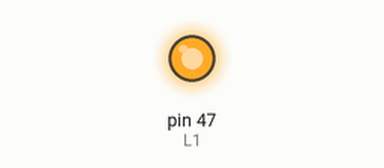
Recording of a sketch running on a simulated Arduino Mega 2560, built with avr-gcc and run on an emulated ATmega2560. On the bench: output pins drawn as LEDs (lit = HIGH).

Above: at 0.5 s.
At 5.0 s:
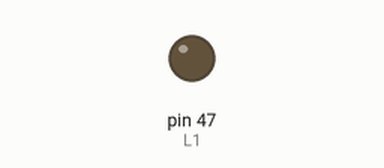
Timing chart, 0 to 6.9 s (numbered marks = the images above):
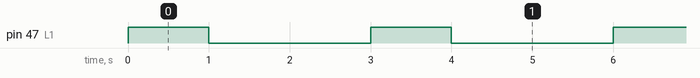

Measured:
- by itself, pin 47 (L1): alternates HIGH for 1.0 s and LOW for 2.0 s

The sketch:

led_test.ino
```cpp
const int L1 = 47; // broche 2 du micro-contrôleur se nomme maintenant : L1
void setup() //fonction d'initialisation de la carte
{
//contenu de l'initialisation
pinMode(L1, OUTPUT); //L1 est une broche de sortie
}
void loop() //fonction principale, elle se répète (s’exécute) à l'infini
{
//contenu du programme
digitalWrite(L1, HIGH); //allumer L1
delay(1000); // attendre 1 seconde
digitalWrite(L1, LOW); // Eteindre L1
delay(2000); // attendre 2 seconde
}
```
